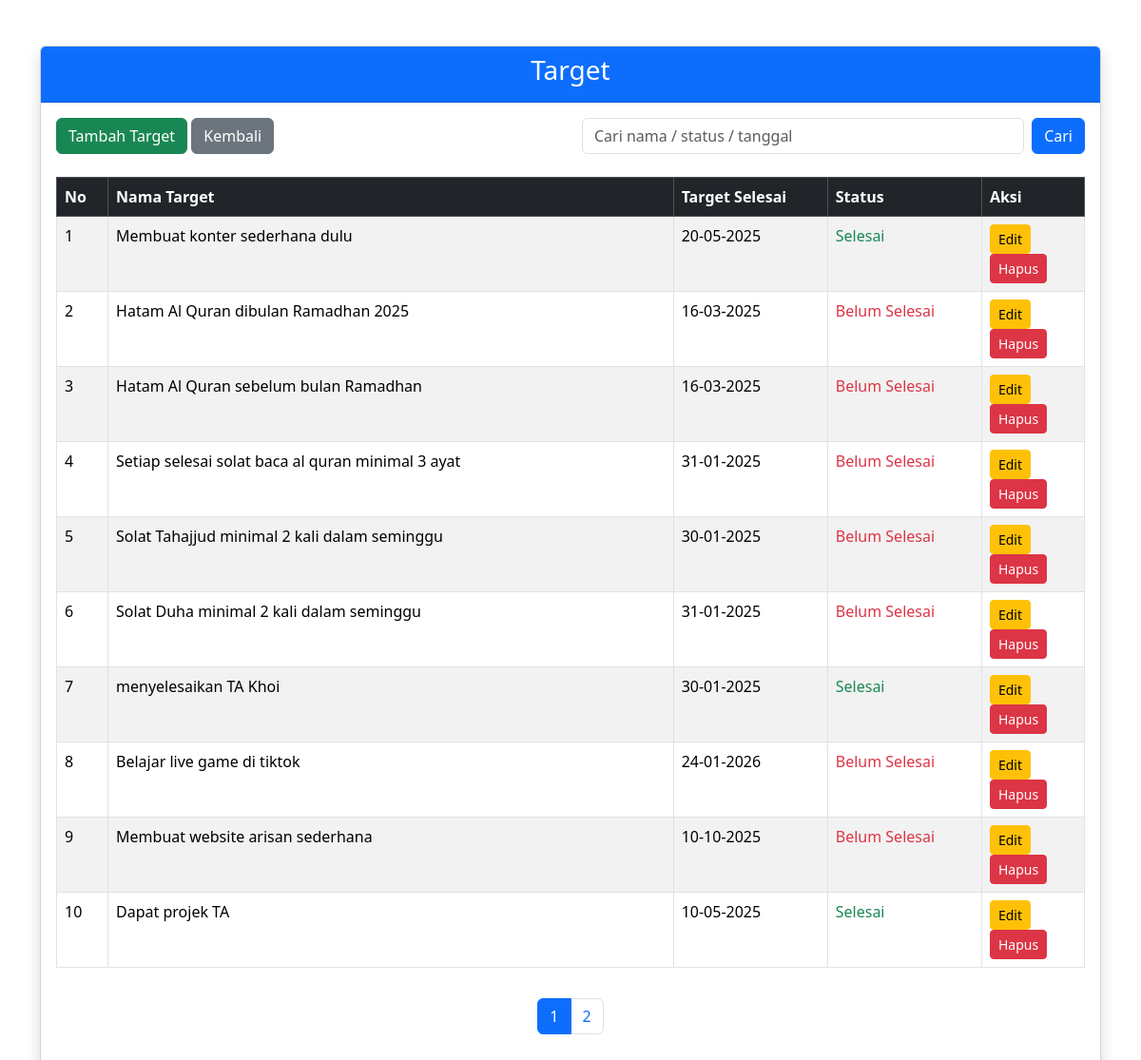
Page /target/target.php on the committed database.
### tables this page shows
CREATE TABLE `target` (
  `id` int(11) NOT NULL,
  `nama_target` varchar(255) NOT NULL,
  `status` varchar(100) DEFAULT NULL,
  `target_selesai` date DEFAULT NULL
);

### target/target.php (the view, shortened to what this page needs)
<?php
include '../koneksi.php';
$limit = 10;
$page = isset($_GET['page']) ? (int)$_GET['page'] : 1;
$page = ($page < 1) ? 1 : $page;
$offset = ($page - 1) * $limit;
$search = isset($_GET['search']) ? trim($_GET['search']) : '';
$where = "";
$totalQuery = "SELECT COUNT(*) AS total FROM target $where";
$totalResult = $conn->query($totalQuery);
$totalData = $totalResult->fetch_assoc()['total'];
$totalPages = ceil($totalData / $limit);
$query = "SELECT * FROM target
          $where
          ORDER BY id DESC
          LIMIT $limit OFFSET $offset";
$targetResult = $conn->query($query);
?>
<!DOCTYPE html>
<html lang="en">
<head>
    <link href="https://cdn.jsdelivr.net/npm/bootstrap@5.3.3/dist/css/bootstrap.min.css" rel="stylesheet">
</head>
<body>
    <div class="container mt-5">
        <div class="card shadow">
            <div class="card-header bg-primary text-white text-center">
                <h3>Target</h3>
            </div>
            <div class="card-body">
                <div class="row mb-3">
                    <div class="col-md-6 mb-2">
                        <a href="add_target.php" class="btn btn-success">Tambah Target</a>
                        <a href="../index.php" class="btn btn-secondary">Kembali</a>
                    </div>
                    <div class="col-md-6">
                        <form method="GET" class="d-flex">
                            <input type="text" name="search" class="form-control me-2"
                                placeholder="Cari nama / status / tanggal"
                                value="<?= htmlspecialchars($search) ?>">
                            <button class="btn btn-primary">Cari</button>
                        </form>
                    </div>
                </div>
                <div class="table-responsive">
                    <table class="table table-bordered table-striped table-hover">
                        <thead class="table-dark">
                            <tr>
                                <th width="5%">No</th>
                                <th>Nama Target</th>
                                <th width="15%">Target Selesai</th>
                                <th width="15%">Status</th>
                                <th width="10%">Aksi</th>
                            </tr>
                        </thead>
                        <tbody>
                            <?php
                            if ($targetResult->num_rows > 0) {
                                $no = $offset + 1;
                                while ($row = $targetResult->fetch_assoc()) {
                                    $tanggalSelesai = date("d-m-Y", strtotime($row['target_selesai']));
                                    if (strtolower($row['status']) === 'selesai') {
                                        $statusText = "<span class='text-success'>Selesai</span>";
                                    } else {
                                        $statusText = "<span class='text-danger'>Belum Selesai</span>";
                                    }
                                    echo "<tr>
                                    <td>{$no}</td>
                                    <td>{$row['nama_target']}</td>
                                    <td>{$tanggalSelesai}</td>
                                    <td>{$statusText}</td>
                                    <td>
                                        <a href='edit_target.php?id={$row['id']}' class='btn btn-warning btn-sm'>Edit</a>
                                        <a href='?delete={$row['id']}'
                                           class='btn btn-danger btn-sm'
                                           onclick='return confirm(\"Apakah Anda yakin ingin menghapus data?\")'>Hapus</a>
                                    </td>
                                </tr>";
                                    $no++;
                                }
                            } else {
                                echo "<tr><td colspan='5' class='text-center'>Data tidak ditemukan</td></tr>";
                            }
                            ?>
                        </tbody>
                    </table>
                </div>
                <?php if ($totalPages > 1): ?>
                    <nav>
                        <ul class="pagination justify-content-center mt-3">
                            <?php for ($i = 1; $i <= $totalPages; $i++): ?>
                                <li class="page-item <?= ($i == $page) ? 'active' : '' ?>">
                                    <a class="page-link"
                                        href="?page=<?= $i ?>&search=<?= urlencode($search) ?>">
                                        <?= $i ?>
                                    </a>
                                </li>
                            <?php endfor; ?>
                        </ul>
                    </nav>
                <?php endif; ?>
            </div>
        </div>
    </div>
</body>
</html>

### rows in the picture
target: nama_target "Membuat konter sederhana dulu", target_selesai "20-05-2025", status "Selesai"
target: nama_target "Hatam Al Quran dibulan Ramadhan 2025", target_selesai "16-03-2025", status "Belum Selesai"
target: nama_target "Hatam Al Quran sebelum bulan Ramadhan", target_selesai "16-03-2025", status "Belum Selesai"
target: nama_target "Setiap selesai solat baca al quran minimal 3 ayat", target_selesai "31-01-2025", status "Belum Selesai"
target: nama_target "Solat Tahajjud minimal 2 kali dalam seminggu", target_selesai "30-01-2025", status "Belum Selesai"
target: nama_target "Solat Duha minimal 2 kali dalam seminggu", target_selesai "31-01-2025", status "Belum Selesai"
target: nama_target "menyelesaikan TA Khoi", target_selesai "30-01-2025", status "Selesai"
target: nama_target "Belajar live game di tiktok", target_selesai "24-01-2026", status "Belum Selesai"
target: nama_target "Membuat website arisan sederhana", target_selesai "10-10-2025", status "Belum Selesai"
target: nama_target "Dapat projek TA", target_selesai "10-05-2025", status "Selesai"
